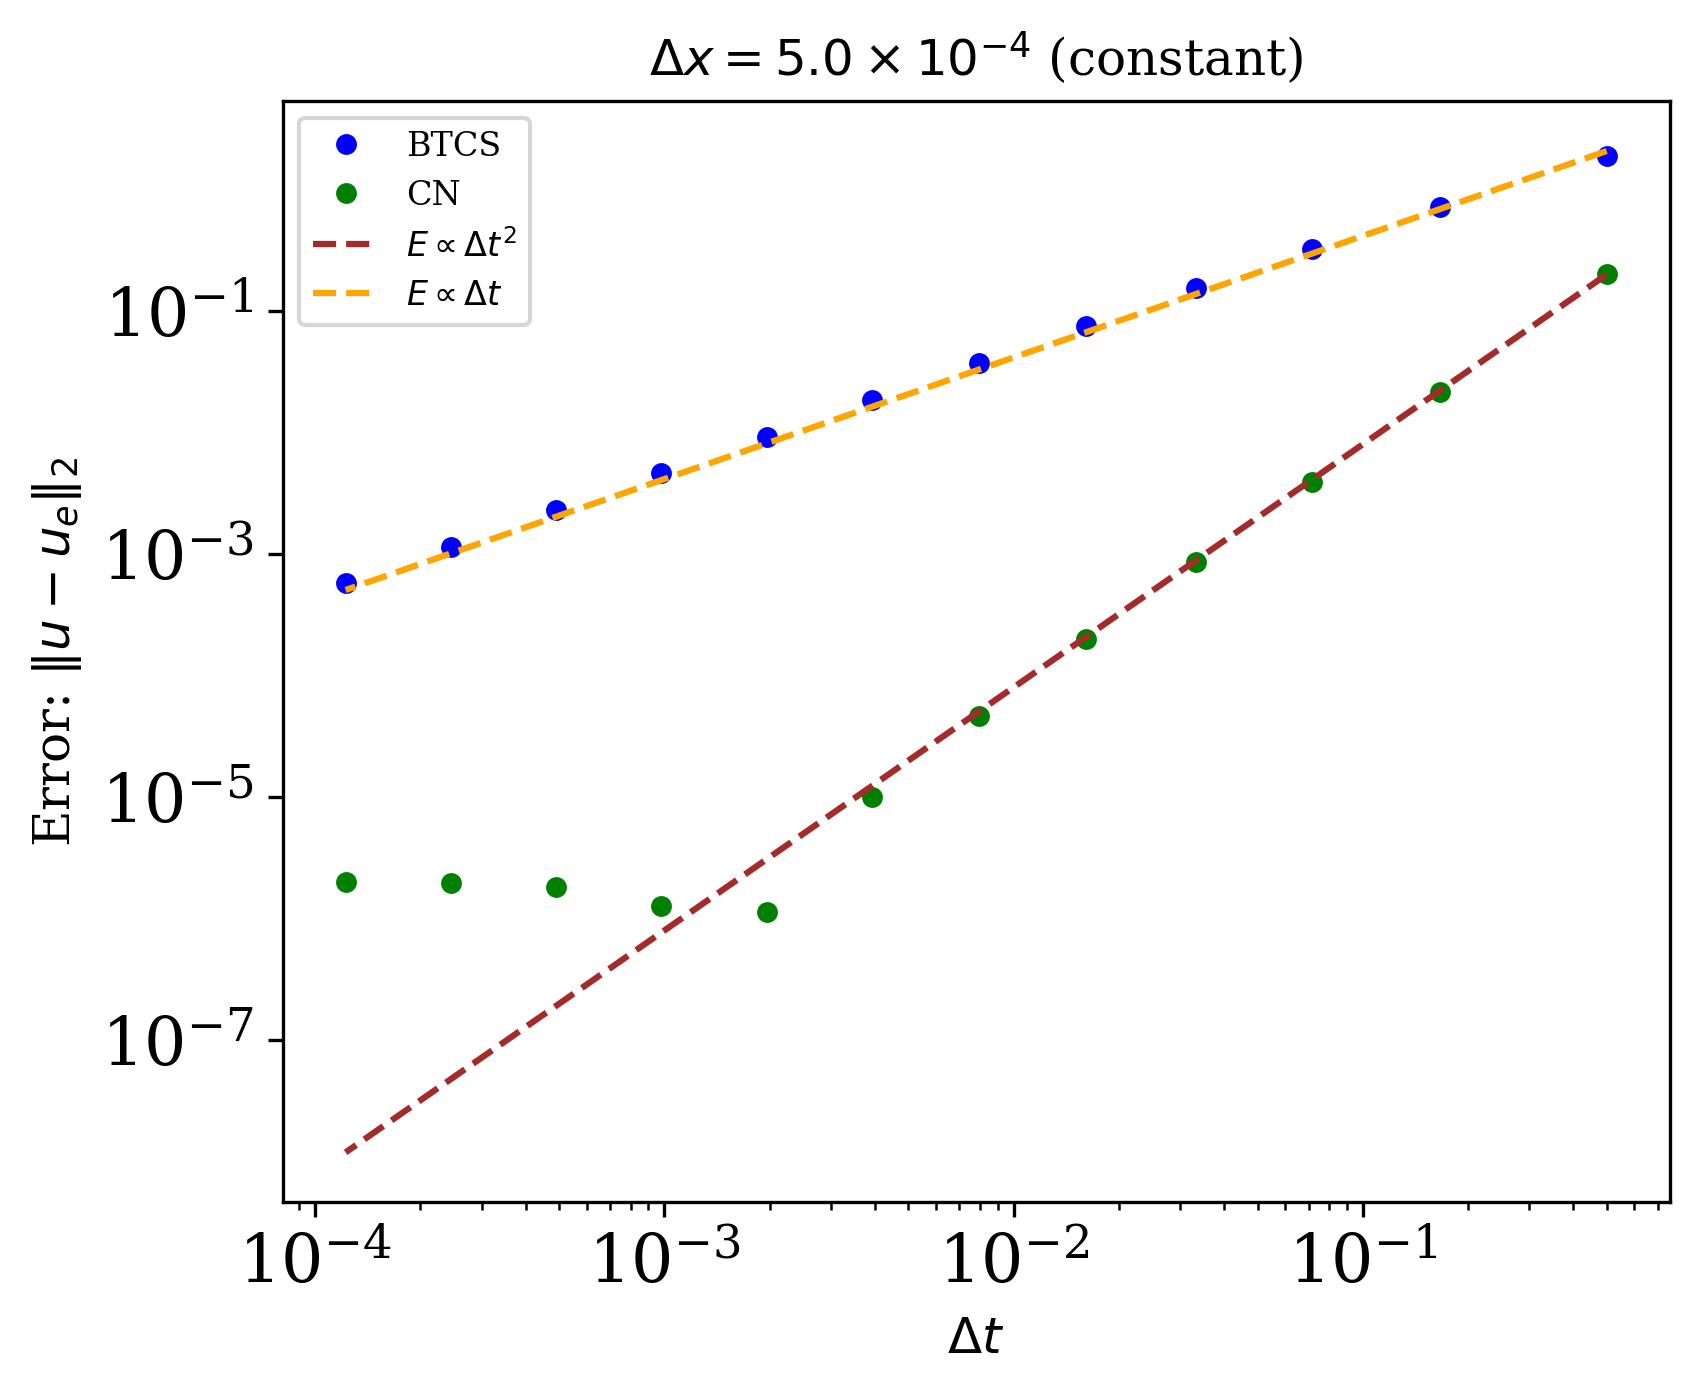

Python code for this plot:
import os
import numpy as np

from devito import (Grid, Function, TimeFunction, Eq, Operator, switchconfig,
                    configuration, SubDomain, norm)

from devito.petsc import PETScSolve, EssentialBC
from devito.petsc.initialize import PetscInitialize

import matplotlib.pyplot as plt

configuration['compiler'] = 'custom'
os.environ['CC'] = 'mpicc'



# 1D test

# https://web.cecs.pdx.edu/~gerry/class/ME448/notes/1Dmodels/pdf/CN_slides.pdf


PetscInitialize()

# Subdomains to implement BCs
class SubLeft(SubDomain):
    name = 'subleft'

    def define(self, dimensions):
        x, = dimensions
        return {x: ('left', 1)}


class SubRight(SubDomain):
    name = 'subright'

    def define(self, dimensions):
        x, = dimensions
        return {x: ('right', 1)}


sub1 = SubLeft()
sub2 = SubRight()

subdomains = (sub1, sub2,)


def exact(x, t, alpha, L=1.0):
    tmp1 = np.exp((-alpha * (np.pi**2) * t) / L**2) * np.sin(np.pi * x / L)
    return tmp1

Lx = np.float64(1.)


nts = np.array([2, 4, 8, 16, 32, 64, 128, 256, 512, 1024, 2048, 4096])

alpha = 0.1
ti = 0.
tf = 0.5
# Doing a temporal convergence test, so keep dx constant and small so that
# errors from spatial discretization don't domainate


dt_values = tf / (nts - 1)
print(dt_values)

# n = 1024
n = 2001
dx = Lx/(n-1)
print(f"dx = {dx}")

ftcs_l2_norms = []
btcs_l2_norms = []
cn_l2_norms = []

# nt = 10


for dt in dt_values:

    nt = int((tf + dt) / dt) - 1
    print(f"nt: {nt}")

    r = alpha * dt / dx**2
    print(f"r = {r}")

    grid = Grid(
        shape=(n,), extent=(Lx,), subdomains=subdomains, dtype=np.float64
    )

    u0 = TimeFunction(name='u0', grid=grid, space_order=2, save=nt+1)
    u1 = TimeFunction(name='u1', grid=grid, space_order=2, save=nt+1)
    u2 = TimeFunction(name='u2', grid=grid, space_order=2, save=nt+1)

    bc = Function(name='bc', grid=grid, space_order=2)

    X = np.linspace(0, Lx, n).astype(np.float64)

    u0.data[0] = np.sin(np.pi * X / Lx)  # Initial condition
    u1.data[0] = np.sin(np.pi * X / Lx)  # Initial condition
    u2.data[0] = np.sin(np.pi * X / Lx)  # Initial condition

    # FTCS scheme
    eqn0 = Eq(u0.dt, alpha * u0.laplace, subdomain=grid.interior)

    # BTCS scheme
    eqn1 = Eq(u1.dt, alpha * u1.forward.laplace, subdomain=grid.interior)

    # CN scheme
    eqn2 = Eq(u2.dt, (alpha/2.)*(u2.laplace + u2.forward.laplace), subdomain=grid.interior)

    bc.data[:] = np.float64(0.0)

    # Create boundary condition expressions using subdomains
    bcs0 = [EssentialBC(u0.forward, bc, subdomain=sub1)]
    bcs0 += [EssentialBC(u0.forward, bc, subdomain=sub2)]

    bcs1 = [EssentialBC(u1.forward, bc, subdomain=sub1)]
    bcs1 += [EssentialBC(u1.forward, bc, subdomain=sub2)]

    bcs2 = [EssentialBC(u2.forward, bc, subdomain=sub1)]
    bcs2 += [EssentialBC(u2.forward, bc, subdomain=sub2)]

    ftcs_exprs = [eqn0] + bcs0
    ftcs_solver = PETScSolve(
        ftcs_exprs,
        target=u0.forward,
        solver_parameters={'ksp_rtol': 1e-7, 'pc_type': 'none'},
        options_prefix='ftcs'
    )

    btcs_exprs = [eqn1] + bcs1
    btcs_solver = PETScSolve(
        btcs_exprs,
        target=u1.forward,
        solver_parameters={'ksp_rtol': 1e-7, 'pc_type': 'none'},
        options_prefix='btcs'
    )

    cn_exprs = [eqn2] + bcs2
    cn_solver = PETScSolve(
        cn_exprs,
        target=u2.forward,
        solver_parameters={'ksp_rtol': 1e-7, 'pc_type': 'none'},
        options_prefix='cn'
    )

    with switchconfig(log_level='DEBUG'):
        op = Operator([btcs_solver, cn_solver], language='petsc')
        summary = op.apply(dt=dt)
        # print(op.ccode)
        # print(op.arguments(dt=dt))

    u_exact = Function(name='u_exact', grid=grid, space_order=2)
    u_exact.data[:] = exact(X, tf, alpha)

    diff0 = Function(name='diff0', grid=grid, space_order=2)
    diff0.data[:] = u_exact.data[:] - u0.data[-1]

    diff1 = Function(name='diff1', grid=grid, space_order=2)
    diff1.data[:] = u_exact.data[:] - u1.data[-1]

    diff2 = Function(name='diff2', grid=grid, space_order=2)
    diff2.data[:] = u_exact.data[:] - u2.data[-1]

    # Compute norm
    n_interior = np.prod([s - 1 for s in grid.shape])

    ftcs_l2_norm = norm(diff0)
    ftcs_l2_norms.append(ftcs_l2_norm)

    btcs_l2_norm = norm(diff1)
    btcs_l2_norms.append(btcs_l2_norm)

    cn_l2_norm = norm(diff2)
    cn_l2_norms.append(cn_l2_norm)

    print(f"FTCS discrete L2 norm: {ftcs_l2_norm}")
    print(f"BTCS discrete L2 norm: {btcs_l2_norm}")
    print(f"CN discrete L2 norm: {cn_l2_norm}")

from matplotlib import pyplot

# Set the font family and size to use for Matplotlib figures.
pyplot.rcParams['font.family'] = 'serif'
pyplot.rcParams['font.size'] = 16


# //make a convergence plot

print(btcs_l2_norms)
ftcs_slope, ftcs_intercept = np.polyfit(np.log(dt_values), np.log(ftcs_l2_norms), 1)
btcs_slope, btcs_intercept = np.polyfit(np.log(dt_values), np.log(btcs_l2_norms), 1)
cn_slope, cn_intercept = np.polyfit(np.log(dt_values), np.log(cn_l2_norms), 1)


# Convergence Plot
plt.figure(figsize=(6, 5))
# plt.loglog(dt_values, ftcs_l2_norms, 'o', markersize=4, label=f'FTCS observed rate ≈ {ftcs_slope:.3f}', color='orange')
plt.loglog(dt_values, btcs_l2_norms, 'o', markersize=4, label=f'BTCS', color='blue')
plt.loglog(dt_values, cn_l2_norms, 'o', markersize=4, label=f'CN', color='green')


dt0 = dt_values[0]
y0 = cn_l2_norms[0]
quad_ideal = y0 * (dt_values / dt0)**2

plt.loglog(
    dt_values, quad_ideal,
    color="brown",
    linestyle='--',
    label=r'$E \propto \Delta t^2$'
)

plt.loglog(
    dt_values, np.exp(btcs_intercept) * (dt_values*1),
    color="orange",
    linestyle='--',
    label=r'$E \propto \Delta t$'
)
plt.xlabel(r'$\Delta t$', fontsize=12)
plt.ylabel(r'Error: $\|u - u_e\|_2$', fontsize=12)
plt.title(r'$\Delta x = 5.0 \times 10^{-4}$ (constant)', fontsize=12)
# plt.xlim(10e-4, 1.)
# plt.ylim(10e-6, 10e-2)
# pyplot.legend(fontsize=8)
# make the y axis go up in 0.1
# plt.yticks(np.arange(0, 1.1, 0.1))
plt.legend(fontsize=8)
plt.tight_layout()

# Save fig
fig_path = 'comparison_figure7.png'
pyplot.savefig(fig_path, bbox_inches='tight', dpi=300)
